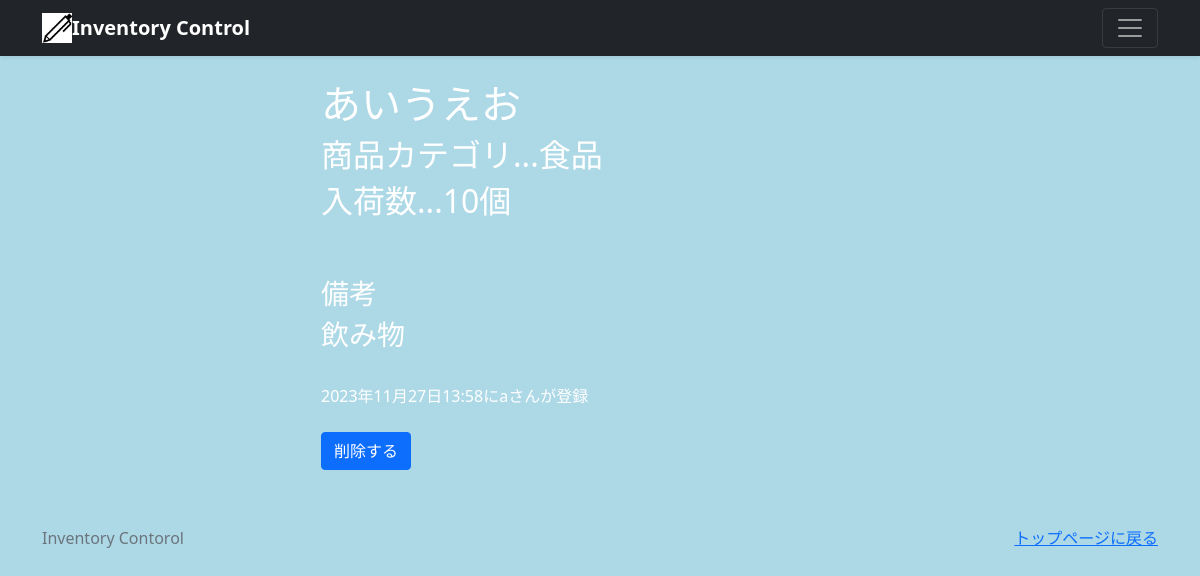
Page /stock-detail/2 (signed in) on the committed database.
### stock/models.py (models this page shows, shortened)
class StockPost(models.Model):
    user = models.ForeignKey(
        CustomUser,
        verbose_name='ユーザー',
        on_delete=models.CASCADE
    )
    category = models.ForeignKey(
        Category,
        verbose_name='カテゴリ',
        on_delete=models.PROTECT
    )
    title = models.CharField(
        verbose_name='商品名',
        max_length=50
    )
    posted_at = models.DateTimeField(
        verbose_name='入荷日時',
        auto_now_add=True
    )
    many = models.IntegerField(
        verbose_name='入荷数',
        blank=True,
        null=True,
    )
    comment = models.TextField(
        verbose_name='備考',
    )

class Category(models.Model):
    title = models.CharField(
        verbose_name= 'カテゴリ',
        max_length= 20
    )
    def __str__(self):
        return self.title

### accounts/models.py (models this page shows)
class CustomUser(AbstractUser):
    pass

### stock/views.py (the view)
class DetailView(DetailView):
    template_name = 'detail.html'
    model = StockPost

### stock/templates/detail.html (shortened to what this page needs)
{% extends 'base.html' %}
      {% block contents %}
     <div class = "syousai">
      <br>
      <div class = "container">
        <div class - "row">
          <div class = "col offset-3">
            <h1>{{object.title}}</h1>
            <h2>商品カテゴリ...{{object.category}}</h2>
            <h2>入荷数...{{object.many}}個</h2>
            <br>
            <br>
            <h3>備考</h3>
            <h3>{{object.comment}}</h3>
            <br>
            <p>{{object.posted_at}}に{{object.user}}さんが登録</p>
            {% if request.user == object.user %}
            <form method="POST">
            <a href = "{% url 'stock:stock_delete' object.pk %}"
               class = "btn btn-primary my-2">削除する</a>
            {% endif %}
        </div>
      </div>
      {% endblock %}

### static/css/home.css (style rules this page uses)
body { color: white; background-color: lightblue; }

### rows in the picture
StockPost: title "あいうえお", category "食品", many "10", comment "飲み物", posted_at "2023年11月27日13:58", user "a"
